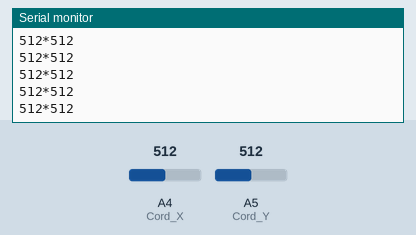
Recording of a sketch running on a simulated Arduino Uno, built with avr-gcc and run on an emulated ATmega328P. Shown: the last lines printed to the serial monitor. The test bench sets the inputs (shaded band); at power-on: A4 (Cord_X) = 512, A5 (Cord_Y) = 512.

Above: at 1.2 s.
1.3 s: A4 (Cord_X) set to 716
At 1.9 s:
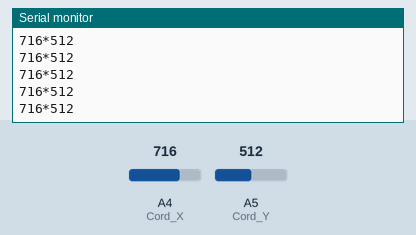
2.8 s: A5 (Cord_Y) set to 716
At 3.5 s:
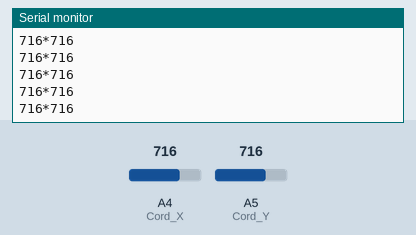
5.8 s: A4 (Cord_X) set to 900
At 6.3 s:
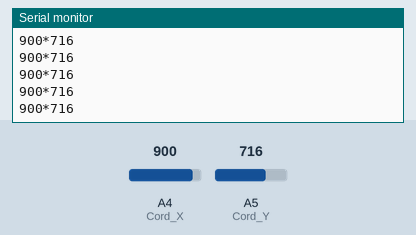
7.3 s: A5 (Cord_Y) set to 900
At 8.2 s:
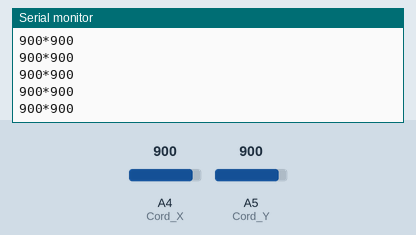
Timing chart, 0 to 9.8 s (numbered marks = the images above; inputs shaded):
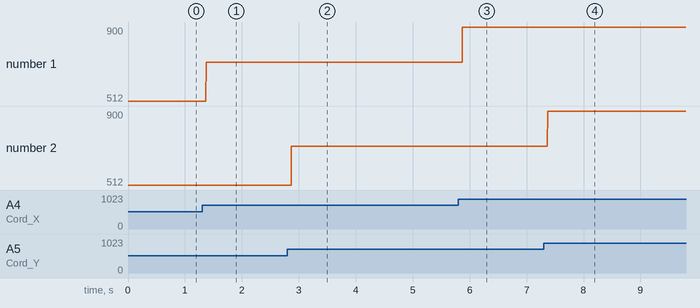

Measured:
- after the input at 1.3 s, the serial monitor: prints a new line after 0.07 s (image 1)
- after the input at 2.8 s, the serial monitor: prints a new line after 0.07 s (image 2)
- after the input at 5.8 s, the serial monitor: prints a new line after 0.07 s (image 3)
- after the input at 7.3 s, the serial monitor: prints a new line after 0.07 s (image 4)
- plotted number 1: 512 → 716 after the input at 1.3 s, 716 → 900 after the input at 5.8 s

The sketch:

SerialLabView.ino
```cpp
//CODE BY VINÍCIUS JEAN FERREIRA
//EASILY AND CLEAN SYSTEM TO SEND SERIAL ANALOG MEASURES TO LABVIEW
//NOTE THAT THIS IS A SIMPLE CODE AND CAN BE EASILY MODIFIED
//USE FOR YOU PROJECTS AND CONTACT ME FOR ANY DOUBT: Shout.and.Hawks@hotmail.com

#define Cord_X A4 //DEFINE COORDINATE X AS PIN ANALOG 4
#define Cord_Y A5 //DEFINE COORDINATE X AS PIN ANALOG 5

int x = 0;
int y = 0;

void setup()
{
  pinMode(Cord_X, INPUT);
  pinMode(Cord_Y, INPUT);

   Serial.begin(9600);
}

//LOOP UNTIL SOCIALISM WORKS
void loop()
{
  ReadADC();
  SendData();
  delay(1);
}

//SENDS DATA BY SERIAL PORT TO LABVIEW
void SendData()
{
  String dados = "";
  dados += x;
  dados += "*";
  dados += y;
  dados += "\n";
  Serial.print(dados);
}

//READS THE VALUES FROM TWO ADCs
void ReadADC()
{
  x = analogRead(Cord_X);
  y = analogRead(Cord_Y);
}
```
